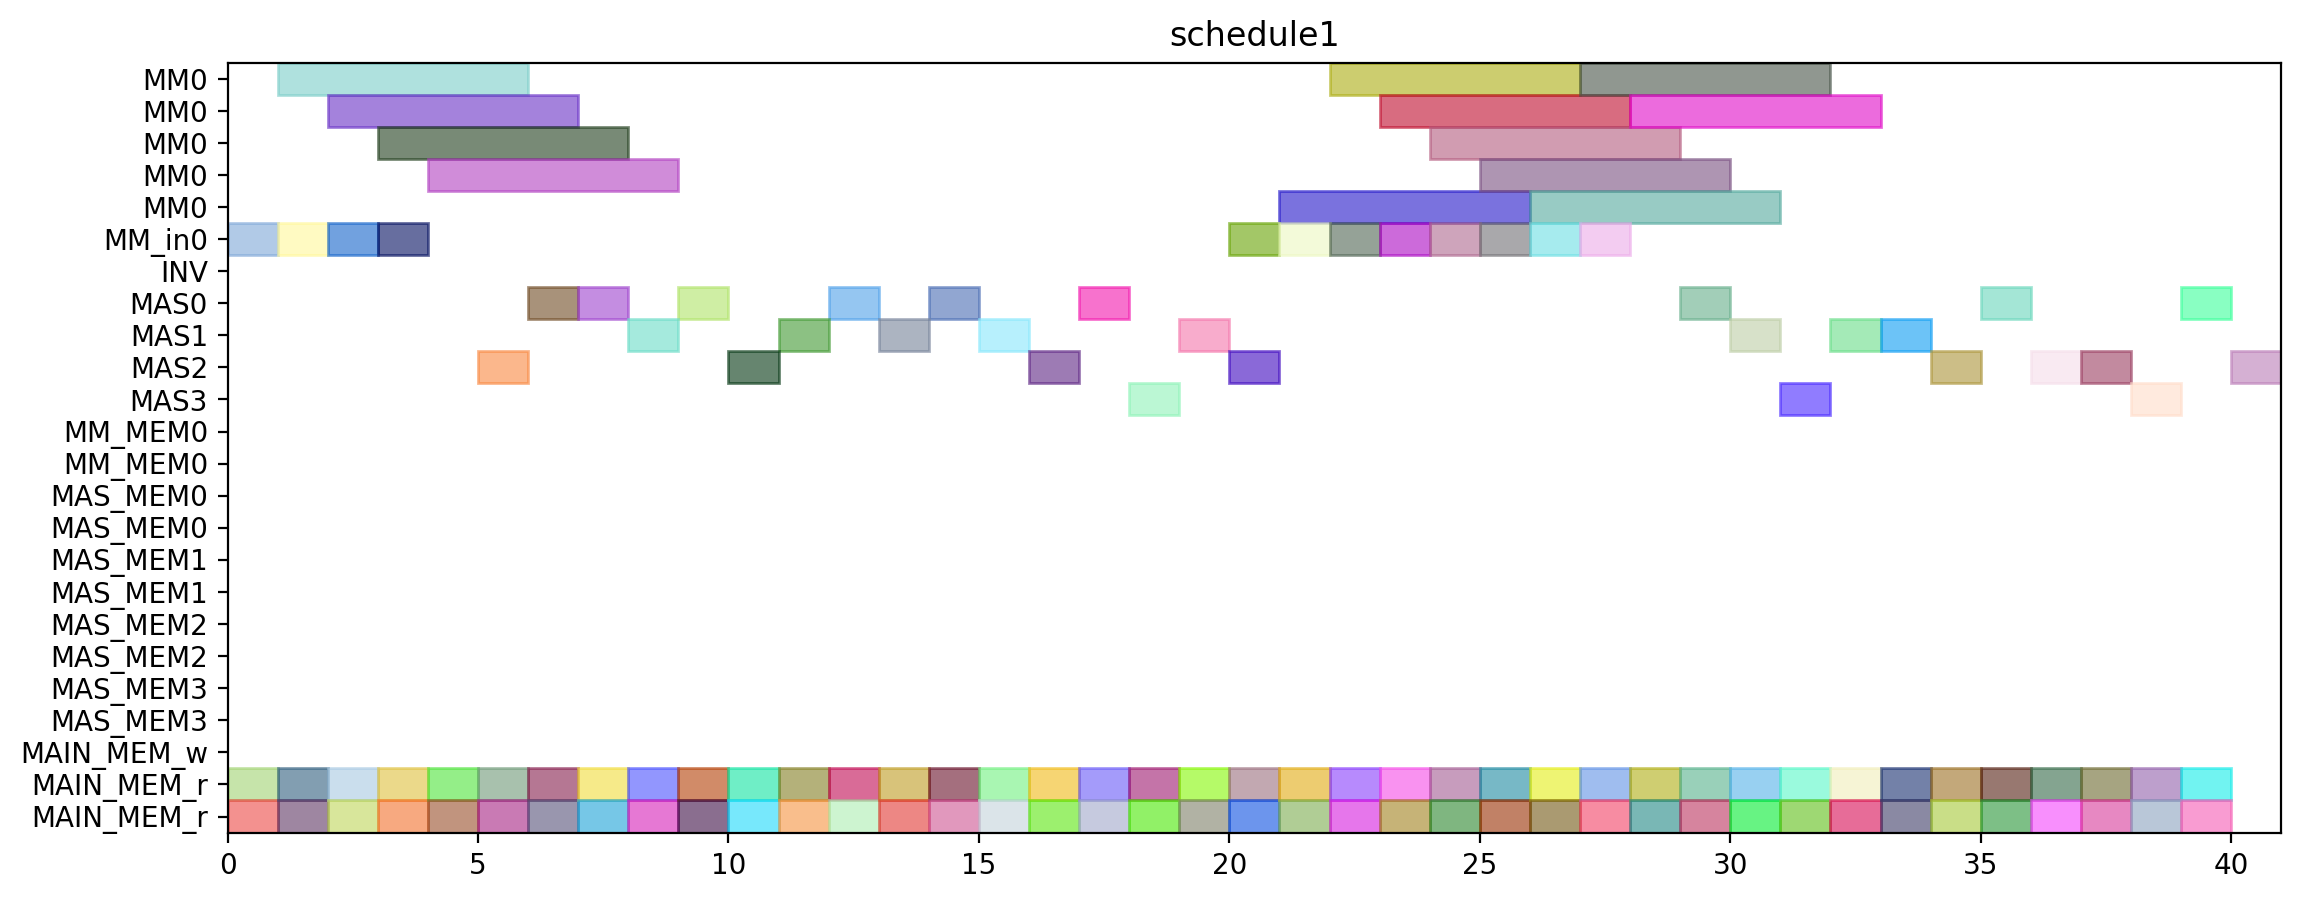

Generate this figure with Python:
from pyschedule import Scenario, solvers, plotters, alt


def solve():
	horizon = 131
	S = Scenario("schedule1", horizon=horizon)

	# resource
	MM = S.Resources('MM', num=1, size=5)
	MM_in = S.Resources('MM_in', num=1)
	INV = S.Resource('INV')
	MAS = S.Resources('MAS', num=4, size=1, periods=range(1, horizon))
	MM_MEM = S.Resources('MM_MEM', num=1, size=2)
	MAS_MEM = S.Resources('MAS_MEM', num=4, size=2)
	MAIN_MEM_w = S.Resource('MAIN_MEM_w', size=1)
	MAIN_MEM_r = S.Resource('MAIN_MEM_r', size=2)

	# result of previous scheduling
	c_aa_t3_t0_in = S.Task('c_aa_t3_t0_in', length=1, delay_cost=1)
	S += c_aa_t3_t0_in >= 0
	c_aa_t3_t0_in += MM_in[0]

	c_aa_t3_t0_mem0 = S.Task('c_aa_t3_t0_mem0', length=1, delay_cost=1)
	S += c_aa_t3_t0_mem0 >= 0
	c_aa_t3_t0_mem0 += MAIN_MEM_r

	c_aa_t3_t0_mem1 = S.Task('c_aa_t3_t0_mem1', length=1, delay_cost=1)
	S += c_aa_t3_t0_mem1 >= 0
	c_aa_t3_t0_mem1 += MAIN_MEM_r

	c_aa_t3_t0 = S.Task('c_aa_t3_t0', length=5, delay_cost=1)
	S += c_aa_t3_t0 >= 1
	c_aa_t3_t0 += MM[0]

	c_bb_t3_t1_in = S.Task('c_bb_t3_t1_in', length=1, delay_cost=1)
	S += c_bb_t3_t1_in >= 1
	c_bb_t3_t1_in += MM_in[0]

	c_bb_t3_t1_mem0 = S.Task('c_bb_t3_t1_mem0', length=1, delay_cost=1)
	S += c_bb_t3_t1_mem0 >= 1
	c_bb_t3_t1_mem0 += MAIN_MEM_r

	c_bb_t3_t1_mem1 = S.Task('c_bb_t3_t1_mem1', length=1, delay_cost=1)
	S += c_bb_t3_t1_mem1 >= 1
	c_bb_t3_t1_mem1 += MAIN_MEM_r

	c_aa_t3_t1_in = S.Task('c_aa_t3_t1_in', length=1, delay_cost=1)
	S += c_aa_t3_t1_in >= 2
	c_aa_t3_t1_in += MM_in[0]

	c_aa_t3_t1_mem0 = S.Task('c_aa_t3_t1_mem0', length=1, delay_cost=1)
	S += c_aa_t3_t1_mem0 >= 2
	c_aa_t3_t1_mem0 += MAIN_MEM_r

	c_aa_t3_t1_mem1 = S.Task('c_aa_t3_t1_mem1', length=1, delay_cost=1)
	S += c_aa_t3_t1_mem1 >= 2
	c_aa_t3_t1_mem1 += MAIN_MEM_r

	c_bb_t3_t1 = S.Task('c_bb_t3_t1', length=5, delay_cost=1)
	S += c_bb_t3_t1 >= 2
	c_bb_t3_t1 += MM[0]

	c_aa_t3_t1 = S.Task('c_aa_t3_t1', length=5, delay_cost=1)
	S += c_aa_t3_t1 >= 3
	c_aa_t3_t1 += MM[0]

	c_bb_t3_t0_in = S.Task('c_bb_t3_t0_in', length=1, delay_cost=1)
	S += c_bb_t3_t0_in >= 3
	c_bb_t3_t0_in += MM_in[0]

	c_bb_t3_t0_mem0 = S.Task('c_bb_t3_t0_mem0', length=1, delay_cost=1)
	S += c_bb_t3_t0_mem0 >= 3
	c_bb_t3_t0_mem0 += MAIN_MEM_r

	c_bb_t3_t0_mem1 = S.Task('c_bb_t3_t0_mem1', length=1, delay_cost=1)
	S += c_bb_t3_t0_mem1 >= 3
	c_bb_t3_t0_mem1 += MAIN_MEM_r

	c_aa_t3_t3_mem0 = S.Task('c_aa_t3_t3_mem0', length=1, delay_cost=1)
	S += c_aa_t3_t3_mem0 >= 4
	c_aa_t3_t3_mem0 += MAIN_MEM_r

	c_aa_t3_t3_mem1 = S.Task('c_aa_t3_t3_mem1', length=1, delay_cost=1)
	S += c_aa_t3_t3_mem1 >= 4
	c_aa_t3_t3_mem1 += MAIN_MEM_r

	c_bb_t3_t0 = S.Task('c_bb_t3_t0', length=5, delay_cost=1)
	S += c_bb_t3_t0 >= 4
	c_bb_t3_t0 += MM[0]

	c_aa_t3_t3 = S.Task('c_aa_t3_t3', length=1, delay_cost=1)
	S += c_aa_t3_t3 >= 5
	c_aa_t3_t3 += MAS[2]

	c_cc_t10_mem0 = S.Task('c_cc_t10_mem0', length=1, delay_cost=1)
	S += c_cc_t10_mem0 >= 5
	c_cc_t10_mem0 += MAIN_MEM_r

	c_cc_t10_mem1 = S.Task('c_cc_t10_mem1', length=1, delay_cost=1)
	S += c_cc_t10_mem1 >= 5
	c_cc_t10_mem1 += MAIN_MEM_r

	c_bb_t3_t3_mem0 = S.Task('c_bb_t3_t3_mem0', length=1, delay_cost=1)
	S += c_bb_t3_t3_mem0 >= 6
	c_bb_t3_t3_mem0 += MAIN_MEM_r

	c_bb_t3_t3_mem1 = S.Task('c_bb_t3_t3_mem1', length=1, delay_cost=1)
	S += c_bb_t3_t3_mem1 >= 6
	c_bb_t3_t3_mem1 += MAIN_MEM_r

	c_cc_t10 = S.Task('c_cc_t10', length=1, delay_cost=1)
	S += c_cc_t10 >= 6
	c_cc_t10 += MAS[0]

	c_aa_a1_0_mem0 = S.Task('c_aa_a1_0_mem0', length=1, delay_cost=1)
	S += c_aa_a1_0_mem0 >= 7
	c_aa_a1_0_mem0 += MAIN_MEM_r

	c_aa_a1_0_mem1 = S.Task('c_aa_a1_0_mem1', length=1, delay_cost=1)
	S += c_aa_a1_0_mem1 >= 7
	c_aa_a1_0_mem1 += MAIN_MEM_r

	c_bb_t3_t3 = S.Task('c_bb_t3_t3', length=1, delay_cost=1)
	S += c_bb_t3_t3 >= 7
	c_bb_t3_t3 += MAS[0]

	c_aa_a1_0 = S.Task('c_aa_a1_0', length=1, delay_cost=1)
	S += c_aa_a1_0 >= 8
	c_aa_a1_0 += MAS[1]

	c_aa_t3_t2_mem0 = S.Task('c_aa_t3_t2_mem0', length=1, delay_cost=1)
	S += c_aa_t3_t2_mem0 >= 8
	c_aa_t3_t2_mem0 += MAIN_MEM_r

	c_aa_t3_t2_mem1 = S.Task('c_aa_t3_t2_mem1', length=1, delay_cost=1)
	S += c_aa_t3_t2_mem1 >= 8
	c_aa_t3_t2_mem1 += MAIN_MEM_r

	c_aa_t3_t2 = S.Task('c_aa_t3_t2', length=1, delay_cost=1)
	S += c_aa_t3_t2 >= 9
	c_aa_t3_t2 += MAS[0]

	c_bb_a1_0_mem0 = S.Task('c_bb_a1_0_mem0', length=1, delay_cost=1)
	S += c_bb_a1_0_mem0 >= 9
	c_bb_a1_0_mem0 += MAIN_MEM_r

	c_bb_a1_0_mem1 = S.Task('c_bb_a1_0_mem1', length=1, delay_cost=1)
	S += c_bb_a1_0_mem1 >= 9
	c_bb_a1_0_mem1 += MAIN_MEM_r

	c_bb_a1_0 = S.Task('c_bb_a1_0', length=1, delay_cost=1)
	S += c_bb_a1_0 >= 10
	c_bb_a1_0 += MAS[2]

	c_bb_t10_mem0 = S.Task('c_bb_t10_mem0', length=1, delay_cost=1)
	S += c_bb_t10_mem0 >= 10
	c_bb_t10_mem0 += MAIN_MEM_r

	c_bb_t10_mem1 = S.Task('c_bb_t10_mem1', length=1, delay_cost=1)
	S += c_bb_t10_mem1 >= 10
	c_bb_t10_mem1 += MAIN_MEM_r

	c_bb_t10 = S.Task('c_bb_t10', length=1, delay_cost=1)
	S += c_bb_t10 >= 11
	c_bb_t10 += MAS[1]

	c_cc_a1_0_mem0 = S.Task('c_cc_a1_0_mem0', length=1, delay_cost=1)
	S += c_cc_a1_0_mem0 >= 11
	c_cc_a1_0_mem0 += MAIN_MEM_r

	c_cc_a1_0_mem1 = S.Task('c_cc_a1_0_mem1', length=1, delay_cost=1)
	S += c_cc_a1_0_mem1 >= 11
	c_cc_a1_0_mem1 += MAIN_MEM_r

	c_bb_t11_mem0 = S.Task('c_bb_t11_mem0', length=1, delay_cost=1)
	S += c_bb_t11_mem0 >= 12
	c_bb_t11_mem0 += MAIN_MEM_r

	c_bb_t11_mem1 = S.Task('c_bb_t11_mem1', length=1, delay_cost=1)
	S += c_bb_t11_mem1 >= 12
	c_bb_t11_mem1 += MAIN_MEM_r

	c_cc_a1_0 = S.Task('c_cc_a1_0', length=1, delay_cost=1)
	S += c_cc_a1_0 >= 12
	c_cc_a1_0 += MAS[0]

	c_aa_a1_1_mem0 = S.Task('c_aa_a1_1_mem0', length=1, delay_cost=1)
	S += c_aa_a1_1_mem0 >= 13
	c_aa_a1_1_mem0 += MAIN_MEM_r

	c_aa_a1_1_mem1 = S.Task('c_aa_a1_1_mem1', length=1, delay_cost=1)
	S += c_aa_a1_1_mem1 >= 13
	c_aa_a1_1_mem1 += MAIN_MEM_r

	c_bb_t11 = S.Task('c_bb_t11', length=1, delay_cost=1)
	S += c_bb_t11 >= 13
	c_bb_t11 += MAS[1]

	c_aa_a1_1 = S.Task('c_aa_a1_1', length=1, delay_cost=1)
	S += c_aa_a1_1 >= 14
	c_aa_a1_1 += MAS[0]

	c_aa_t11_mem0 = S.Task('c_aa_t11_mem0', length=1, delay_cost=1)
	S += c_aa_t11_mem0 >= 14
	c_aa_t11_mem0 += MAIN_MEM_r

	c_aa_t11_mem1 = S.Task('c_aa_t11_mem1', length=1, delay_cost=1)
	S += c_aa_t11_mem1 >= 14
	c_aa_t11_mem1 += MAIN_MEM_r

	c_aa_t11 = S.Task('c_aa_t11', length=1, delay_cost=1)
	S += c_aa_t11 >= 15
	c_aa_t11 += MAS[1]

	c_bb_a1_1_mem0 = S.Task('c_bb_a1_1_mem0', length=1, delay_cost=1)
	S += c_bb_a1_1_mem0 >= 15
	c_bb_a1_1_mem0 += MAIN_MEM_r

	c_bb_a1_1_mem1 = S.Task('c_bb_a1_1_mem1', length=1, delay_cost=1)
	S += c_bb_a1_1_mem1 >= 15
	c_bb_a1_1_mem1 += MAIN_MEM_r

	c_bb_a1_1 = S.Task('c_bb_a1_1', length=1, delay_cost=1)
	S += c_bb_a1_1 >= 16
	c_bb_a1_1 += MAS[2]

	c_bb_t3_t2_mem0 = S.Task('c_bb_t3_t2_mem0', length=1, delay_cost=1)
	S += c_bb_t3_t2_mem0 >= 16
	c_bb_t3_t2_mem0 += MAIN_MEM_r

	c_bb_t3_t2_mem1 = S.Task('c_bb_t3_t2_mem1', length=1, delay_cost=1)
	S += c_bb_t3_t2_mem1 >= 16
	c_bb_t3_t2_mem1 += MAIN_MEM_r

	c_bb_t3_t2 = S.Task('c_bb_t3_t2', length=1, delay_cost=1)
	S += c_bb_t3_t2 >= 17
	c_bb_t3_t2 += MAS[0]

	c_cc_a1_1_mem0 = S.Task('c_cc_a1_1_mem0', length=1, delay_cost=1)
	S += c_cc_a1_1_mem0 >= 17
	c_cc_a1_1_mem0 += MAIN_MEM_r

	c_cc_a1_1_mem1 = S.Task('c_cc_a1_1_mem1', length=1, delay_cost=1)
	S += c_cc_a1_1_mem1 >= 17
	c_cc_a1_1_mem1 += MAIN_MEM_r

	c_aa_t10_mem0 = S.Task('c_aa_t10_mem0', length=1, delay_cost=1)
	S += c_aa_t10_mem0 >= 18
	c_aa_t10_mem0 += MAIN_MEM_r

	c_aa_t10_mem1 = S.Task('c_aa_t10_mem1', length=1, delay_cost=1)
	S += c_aa_t10_mem1 >= 18
	c_aa_t10_mem1 += MAIN_MEM_r

	c_cc_a1_1 = S.Task('c_cc_a1_1', length=1, delay_cost=1)
	S += c_cc_a1_1 >= 18
	c_cc_a1_1 += MAS[3]

	c_aa_t10 = S.Task('c_aa_t10', length=1, delay_cost=1)
	S += c_aa_t10 >= 19
	c_aa_t10 += MAS[1]

	c_cc_t11_mem0 = S.Task('c_cc_t11_mem0', length=1, delay_cost=1)
	S += c_cc_t11_mem0 >= 19
	c_cc_t11_mem0 += MAIN_MEM_r

	c_cc_t11_mem1 = S.Task('c_cc_t11_mem1', length=1, delay_cost=1)
	S += c_cc_t11_mem1 >= 19
	c_cc_t11_mem1 += MAIN_MEM_r

	c_cc_t11 = S.Task('c_cc_t11', length=1, delay_cost=1)
	S += c_cc_t11 >= 20
	c_cc_t11 += MAS[2]


	# new tasks
	c_cc_t3_t0_in = S.Task('c_cc_t3_t0_in', length=1, delay_cost=1)
	c_cc_t3_t0_in += alt(MM_in)
	c_cc_t3_t0 = S.Task('c_cc_t3_t0', length=5, delay_cost=1)
	c_cc_t3_t0 += alt(MM)
	S += c_cc_t3_t0>=c_cc_t3_t0_in

	c_cc_t3_t0_mem0 = S.Task('c_cc_t3_t0_mem0', length=1, delay_cost=1)
	c_cc_t3_t0_mem0 += MAIN_MEM_r
	S += c_cc_t3_t0_mem0 <= c_cc_t3_t0

	c_cc_t3_t0_mem1 = S.Task('c_cc_t3_t0_mem1', length=1, delay_cost=1)
	c_cc_t3_t0_mem1 += MAIN_MEM_r
	S += c_cc_t3_t0_mem1 <= c_cc_t3_t0

	c_cc_t3_t1_in = S.Task('c_cc_t3_t1_in', length=1, delay_cost=1)
	c_cc_t3_t1_in += alt(MM_in)
	c_cc_t3_t1 = S.Task('c_cc_t3_t1', length=5, delay_cost=1)
	c_cc_t3_t1 += alt(MM)
	S += c_cc_t3_t1>=c_cc_t3_t1_in

	c_cc_t3_t1_mem0 = S.Task('c_cc_t3_t1_mem0', length=1, delay_cost=1)
	c_cc_t3_t1_mem0 += MAIN_MEM_r
	S += c_cc_t3_t1_mem0 <= c_cc_t3_t1

	c_cc_t3_t1_mem1 = S.Task('c_cc_t3_t1_mem1', length=1, delay_cost=1)
	c_cc_t3_t1_mem1 += MAIN_MEM_r
	S += c_cc_t3_t1_mem1 <= c_cc_t3_t1

	c_cc_t3_t2 = S.Task('c_cc_t3_t2', length=1, delay_cost=1)
	c_cc_t3_t2 += alt(MAS)

	c_cc_t3_t2_mem0 = S.Task('c_cc_t3_t2_mem0', length=1, delay_cost=1)
	c_cc_t3_t2_mem0 += MAIN_MEM_r
	S += c_cc_t3_t2_mem0 <= c_cc_t3_t2

	c_cc_t3_t2_mem1 = S.Task('c_cc_t3_t2_mem1', length=1, delay_cost=1)
	c_cc_t3_t2_mem1 += MAIN_MEM_r
	S += c_cc_t3_t2_mem1 <= c_cc_t3_t2

	c_cc_t3_t3 = S.Task('c_cc_t3_t3', length=1, delay_cost=1)
	c_cc_t3_t3 += alt(MAS)

	c_cc_t3_t3_mem0 = S.Task('c_cc_t3_t3_mem0', length=1, delay_cost=1)
	c_cc_t3_t3_mem0 += MAIN_MEM_r
	S += c_cc_t3_t3_mem0 <= c_cc_t3_t3

	c_cc_t3_t3_mem1 = S.Task('c_cc_t3_t3_mem1', length=1, delay_cost=1)
	c_cc_t3_t3_mem1 += MAIN_MEM_r
	S += c_cc_t3_t3_mem1 <= c_cc_t3_t3

	c_ab_t0_t0_in = S.Task('c_ab_t0_t0_in', length=1, delay_cost=1)
	c_ab_t0_t0_in += alt(MM_in)
	c_ab_t0_t0 = S.Task('c_ab_t0_t0', length=5, delay_cost=1)
	c_ab_t0_t0 += alt(MM)
	S += c_ab_t0_t0>=c_ab_t0_t0_in

	c_ab_t0_t0_mem0 = S.Task('c_ab_t0_t0_mem0', length=1, delay_cost=1)
	c_ab_t0_t0_mem0 += MAIN_MEM_r
	S += c_ab_t0_t0_mem0 <= c_ab_t0_t0

	c_ab_t0_t0_mem1 = S.Task('c_ab_t0_t0_mem1', length=1, delay_cost=1)
	c_ab_t0_t0_mem1 += MAIN_MEM_r
	S += c_ab_t0_t0_mem1 <= c_ab_t0_t0

	c_ab_t0_t1_in = S.Task('c_ab_t0_t1_in', length=1, delay_cost=1)
	c_ab_t0_t1_in += alt(MM_in)
	c_ab_t0_t1 = S.Task('c_ab_t0_t1', length=5, delay_cost=1)
	c_ab_t0_t1 += alt(MM)
	S += c_ab_t0_t1>=c_ab_t0_t1_in

	c_ab_t0_t1_mem0 = S.Task('c_ab_t0_t1_mem0', length=1, delay_cost=1)
	c_ab_t0_t1_mem0 += MAIN_MEM_r
	S += c_ab_t0_t1_mem0 <= c_ab_t0_t1

	c_ab_t0_t1_mem1 = S.Task('c_ab_t0_t1_mem1', length=1, delay_cost=1)
	c_ab_t0_t1_mem1 += MAIN_MEM_r
	S += c_ab_t0_t1_mem1 <= c_ab_t0_t1

	c_ab_t0_t2 = S.Task('c_ab_t0_t2', length=1, delay_cost=1)
	c_ab_t0_t2 += alt(MAS)

	c_ab_t0_t2_mem0 = S.Task('c_ab_t0_t2_mem0', length=1, delay_cost=1)
	c_ab_t0_t2_mem0 += MAIN_MEM_r
	S += c_ab_t0_t2_mem0 <= c_ab_t0_t2

	c_ab_t0_t2_mem1 = S.Task('c_ab_t0_t2_mem1', length=1, delay_cost=1)
	c_ab_t0_t2_mem1 += MAIN_MEM_r
	S += c_ab_t0_t2_mem1 <= c_ab_t0_t2

	c_ab_t0_t3 = S.Task('c_ab_t0_t3', length=1, delay_cost=1)
	c_ab_t0_t3 += alt(MAS)

	c_ab_t0_t3_mem0 = S.Task('c_ab_t0_t3_mem0', length=1, delay_cost=1)
	c_ab_t0_t3_mem0 += MAIN_MEM_r
	S += c_ab_t0_t3_mem0 <= c_ab_t0_t3

	c_ab_t0_t3_mem1 = S.Task('c_ab_t0_t3_mem1', length=1, delay_cost=1)
	c_ab_t0_t3_mem1 += MAIN_MEM_r
	S += c_ab_t0_t3_mem1 <= c_ab_t0_t3

	c_ab_t1_t0_in = S.Task('c_ab_t1_t0_in', length=1, delay_cost=1)
	c_ab_t1_t0_in += alt(MM_in)
	c_ab_t1_t0 = S.Task('c_ab_t1_t0', length=5, delay_cost=1)
	c_ab_t1_t0 += alt(MM)
	S += c_ab_t1_t0>=c_ab_t1_t0_in

	c_ab_t1_t0_mem0 = S.Task('c_ab_t1_t0_mem0', length=1, delay_cost=1)
	c_ab_t1_t0_mem0 += MAIN_MEM_r
	S += c_ab_t1_t0_mem0 <= c_ab_t1_t0

	c_ab_t1_t0_mem1 = S.Task('c_ab_t1_t0_mem1', length=1, delay_cost=1)
	c_ab_t1_t0_mem1 += MAIN_MEM_r
	S += c_ab_t1_t0_mem1 <= c_ab_t1_t0

	c_ab_t1_t1_in = S.Task('c_ab_t1_t1_in', length=1, delay_cost=1)
	c_ab_t1_t1_in += alt(MM_in)
	c_ab_t1_t1 = S.Task('c_ab_t1_t1', length=5, delay_cost=1)
	c_ab_t1_t1 += alt(MM)
	S += c_ab_t1_t1>=c_ab_t1_t1_in

	c_ab_t1_t1_mem0 = S.Task('c_ab_t1_t1_mem0', length=1, delay_cost=1)
	c_ab_t1_t1_mem0 += MAIN_MEM_r
	S += c_ab_t1_t1_mem0 <= c_ab_t1_t1

	c_ab_t1_t1_mem1 = S.Task('c_ab_t1_t1_mem1', length=1, delay_cost=1)
	c_ab_t1_t1_mem1 += MAIN_MEM_r
	S += c_ab_t1_t1_mem1 <= c_ab_t1_t1

	c_ab_t1_t2 = S.Task('c_ab_t1_t2', length=1, delay_cost=1)
	c_ab_t1_t2 += alt(MAS)

	c_ab_t1_t2_mem0 = S.Task('c_ab_t1_t2_mem0', length=1, delay_cost=1)
	c_ab_t1_t2_mem0 += MAIN_MEM_r
	S += c_ab_t1_t2_mem0 <= c_ab_t1_t2

	c_ab_t1_t2_mem1 = S.Task('c_ab_t1_t2_mem1', length=1, delay_cost=1)
	c_ab_t1_t2_mem1 += MAIN_MEM_r
	S += c_ab_t1_t2_mem1 <= c_ab_t1_t2

	c_ab_t1_t3 = S.Task('c_ab_t1_t3', length=1, delay_cost=1)
	c_ab_t1_t3 += alt(MAS)

	c_ab_t1_t3_mem0 = S.Task('c_ab_t1_t3_mem0', length=1, delay_cost=1)
	c_ab_t1_t3_mem0 += MAIN_MEM_r
	S += c_ab_t1_t3_mem0 <= c_ab_t1_t3

	c_ab_t1_t3_mem1 = S.Task('c_ab_t1_t3_mem1', length=1, delay_cost=1)
	c_ab_t1_t3_mem1 += MAIN_MEM_r
	S += c_ab_t1_t3_mem1 <= c_ab_t1_t3

	c_ab_t20 = S.Task('c_ab_t20', length=1, delay_cost=1)
	c_ab_t20 += alt(MAS)

	c_ab_t20_mem0 = S.Task('c_ab_t20_mem0', length=1, delay_cost=1)
	c_ab_t20_mem0 += MAIN_MEM_r
	S += c_ab_t20_mem0 <= c_ab_t20

	c_ab_t20_mem1 = S.Task('c_ab_t20_mem1', length=1, delay_cost=1)
	c_ab_t20_mem1 += MAIN_MEM_r
	S += c_ab_t20_mem1 <= c_ab_t20

	c_ab_t21 = S.Task('c_ab_t21', length=1, delay_cost=1)
	c_ab_t21 += alt(MAS)

	c_ab_t21_mem0 = S.Task('c_ab_t21_mem0', length=1, delay_cost=1)
	c_ab_t21_mem0 += MAIN_MEM_r
	S += c_ab_t21_mem0 <= c_ab_t21

	c_ab_t21_mem1 = S.Task('c_ab_t21_mem1', length=1, delay_cost=1)
	c_ab_t21_mem1 += MAIN_MEM_r
	S += c_ab_t21_mem1 <= c_ab_t21

	c_ab_t30 = S.Task('c_ab_t30', length=1, delay_cost=1)
	c_ab_t30 += alt(MAS)

	c_ab_t30_mem0 = S.Task('c_ab_t30_mem0', length=1, delay_cost=1)
	c_ab_t30_mem0 += MAIN_MEM_r
	S += c_ab_t30_mem0 <= c_ab_t30

	c_ab_t30_mem1 = S.Task('c_ab_t30_mem1', length=1, delay_cost=1)
	c_ab_t30_mem1 += MAIN_MEM_r
	S += c_ab_t30_mem1 <= c_ab_t30

	c_ab_t31 = S.Task('c_ab_t31', length=1, delay_cost=1)
	c_ab_t31 += alt(MAS)

	c_ab_t31_mem0 = S.Task('c_ab_t31_mem0', length=1, delay_cost=1)
	c_ab_t31_mem0 += MAIN_MEM_r
	S += c_ab_t31_mem0 <= c_ab_t31

	c_ab_t31_mem1 = S.Task('c_ab_t31_mem1', length=1, delay_cost=1)
	c_ab_t31_mem1 += MAIN_MEM_r
	S += c_ab_t31_mem1 <= c_ab_t31

	c_bc_t0_t0_in = S.Task('c_bc_t0_t0_in', length=1, delay_cost=1)
	c_bc_t0_t0_in += alt(MM_in)
	c_bc_t0_t0 = S.Task('c_bc_t0_t0', length=5, delay_cost=1)
	c_bc_t0_t0 += alt(MM)
	S += c_bc_t0_t0>=c_bc_t0_t0_in

	c_bc_t0_t0_mem0 = S.Task('c_bc_t0_t0_mem0', length=1, delay_cost=1)
	c_bc_t0_t0_mem0 += MAIN_MEM_r
	S += c_bc_t0_t0_mem0 <= c_bc_t0_t0

	c_bc_t0_t0_mem1 = S.Task('c_bc_t0_t0_mem1', length=1, delay_cost=1)
	c_bc_t0_t0_mem1 += MAIN_MEM_r
	S += c_bc_t0_t0_mem1 <= c_bc_t0_t0

	c_bc_t0_t1_in = S.Task('c_bc_t0_t1_in', length=1, delay_cost=1)
	c_bc_t0_t1_in += alt(MM_in)
	c_bc_t0_t1 = S.Task('c_bc_t0_t1', length=5, delay_cost=1)
	c_bc_t0_t1 += alt(MM)
	S += c_bc_t0_t1>=c_bc_t0_t1_in

	c_bc_t0_t1_mem0 = S.Task('c_bc_t0_t1_mem0', length=1, delay_cost=1)
	c_bc_t0_t1_mem0 += MAIN_MEM_r
	S += c_bc_t0_t1_mem0 <= c_bc_t0_t1

	c_bc_t0_t1_mem1 = S.Task('c_bc_t0_t1_mem1', length=1, delay_cost=1)
	c_bc_t0_t1_mem1 += MAIN_MEM_r
	S += c_bc_t0_t1_mem1 <= c_bc_t0_t1

	c_bc_t0_t2 = S.Task('c_bc_t0_t2', length=1, delay_cost=1)
	c_bc_t0_t2 += alt(MAS)

	c_bc_t0_t2_mem0 = S.Task('c_bc_t0_t2_mem0', length=1, delay_cost=1)
	c_bc_t0_t2_mem0 += MAIN_MEM_r
	S += c_bc_t0_t2_mem0 <= c_bc_t0_t2

	c_bc_t0_t2_mem1 = S.Task('c_bc_t0_t2_mem1', length=1, delay_cost=1)
	c_bc_t0_t2_mem1 += MAIN_MEM_r
	S += c_bc_t0_t2_mem1 <= c_bc_t0_t2

	c_bc_t0_t3 = S.Task('c_bc_t0_t3', length=1, delay_cost=1)
	c_bc_t0_t3 += alt(MAS)

	c_bc_t0_t3_mem0 = S.Task('c_bc_t0_t3_mem0', length=1, delay_cost=1)
	c_bc_t0_t3_mem0 += MAIN_MEM_r
	S += c_bc_t0_t3_mem0 <= c_bc_t0_t3

	c_bc_t0_t3_mem1 = S.Task('c_bc_t0_t3_mem1', length=1, delay_cost=1)
	c_bc_t0_t3_mem1 += MAIN_MEM_r
	S += c_bc_t0_t3_mem1 <= c_bc_t0_t3

	solvers.mip.solve(S,msg=1,kind='CPLEX',ratio_gap=1.01)

	solution = [['hoge']*len(S.solution()[1]) for i in range(len(S.solution()))]
	for i in range(len(S.solution())):
		for j in range(len(S.solution()[i])):
			solution[i][j]=str(S.solution()[i][j])
	print(solution)

	cycles = int(solution[-1][3])

	pic_file_name = "/home/mfukuda/ABE/python/multiRAM_multiMAS/scheduling_result/stage5MM1_stage1MAS4/INV/schedule1.png"
	if(S.solution() != []):
		plotters.matplotlib.plot(S,img_filename=pic_file_name, show_task_labels=False, fig_size=(cycles*0.25+3, 5))

	return solution
